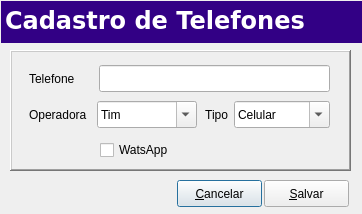
<?xml version="1.0" encoding="UTF-8"?>
<ui version="4.0">
 <class>Editphone</class>
 <widget class="QDialog" name="Editphone">
  <property name="geometry">
   <rect>
    <x>0</x>
    <y>0</y>
    <width>362</width>
    <height>214</height>
   </rect>
  </property>
  <property name="windowTitle">
   <string>Edit</string>
  </property>
  <widget class="QFrame" name="frame">
   <property name="geometry">
    <rect>
     <x>10</x>
     <y>50</y>
     <width>341</width>
     <height>121</height>
    </rect>
   </property>
   <property name="frameShape">
    <enum>QFrame::WinPanel</enum>
   </property>
   <property name="frameShadow">
    <enum>QFrame::Raised</enum>
   </property>
   <widget class="QLabel" name="Lblnumber">
    <property name="geometry">
     <rect>
      <x>19</x>
      <y>20</y>
      <width>59</width>
      <height>17</height>
     </rect>
    </property>
    <property name="text">
     <string>Telefone</string>
    </property>
   </widget>
   <widget class="QLineEdit" name="LnEdtnumber">
    <property name="geometry">
     <rect>
      <x>89</x>
      <y>15</y>
      <width>231</width>
      <height>27</height>
     </rect>
    </property>
   </widget>
   <widget class="QCheckBox" name="ChkBxwatsapp">
    <property name="geometry">
     <rect>
      <x>90</x>
      <y>89</y>
      <width>110</width>
      <height>22</height>
     </rect>
    </property>
    <property name="text">
     <string>WatsApp</string>
    </property>
   </widget>
   <widget class="QWidget" name="">
    <property name="geometry">
     <rect>
      <x>19</x>
      <y>50</y>
      <width>301</width>
      <height>29</height>
     </rect>
    </property>
    <layout class="QHBoxLayout" name="horizontalLayout">
     <item>
      <widget class="QLabel" name="Lbloperator">
       <property name="maximumSize">
        <size>
         <width>62</width>
         <height>16777215</height>
        </size>
       </property>
       <property name="text">
        <string>Operadora</string>
       </property>
      </widget>
     </item>
     <item>
      <widget class="SComboBox" name="CmbBxoperator">
       <property name="minimumSize">
        <size>
         <width>100</width>
         <height>27</height>
        </size>
       </property>
       <property name="editable">
        <bool>true</bool>
       </property>
       <property name="sizeAdjustPolicy">
        <enum>QComboBox::AdjustToContents</enum>
       </property>
       <item>
        <property name="text">
         <string>Tim</string>
        </property>
       </item>
       <item>
        <property name="text">
         <string>Oi</string>
        </property>
       </item>
       <item>
        <property name="text">
         <string>Claro</string>
        </property>
       </item>
       <item>
        <property name="text">
         <string>Vivo</string>
        </property>
       </item>
      </widget>
     </item>
     <item>
      <widget class="QLabel" name="Lbltype">
       <property name="maximumSize">
        <size>
         <width>25</width>
         <height>16777215</height>
        </size>
       </property>
       <property name="text">
        <string>Tipo</string>
       </property>
       <property name="alignment">
        <set>Qt::AlignRight|Qt::AlignTrailing|Qt::AlignVCenter</set>
       </property>
      </widget>
     </item>
     <item>
      <widget class="SComboBox" name="CmbBxtype">
       <property name="minimumSize">
        <size>
         <width>90</width>
         <height>27</height>
        </size>
       </property>
       <property name="editable">
        <bool>true</bool>
       </property>
       <property name="sizeAdjustPolicy">
        <enum>QComboBox::AdjustToContents</enum>
       </property>
       <item>
        <property name="text">
         <string>Celular</string>
        </property>
       </item>
       <item>
        <property name="text">
         <string>Casa</string>
        </property>
       </item>
       <item>
        <property name="text">
         <string>Trabalho</string>
        </property>
       </item>
      </widget>
     </item>
    </layout>
   </widget>
  </widget>
  <widget class="QFrame" name="topmenu">
   <property name="geometry">
    <rect>
     <x>1</x>
     <y>1</y>
     <width>801</width>
     <height>42</height>
    </rect>
   </property>
   <property name="minimumSize">
    <size>
     <width>0</width>
     <height>42</height>
    </size>
   </property>
   <property name="maximumSize">
    <size>
     <width>16777215</width>
     <height>42</height>
    </size>
   </property>
   <property name="styleSheet">
    <string notr="true">background-color: rgb(50, 0, 133);</string>
   </property>
   <property name="frameShadow">
    <enum>QFrame::Raised</enum>
   </property>
   <widget class="QLabel" name="labelStatus">
    <property name="enabled">
     <bool>false</bool>
    </property>
    <property name="geometry">
     <rect>
      <x>4</x>
      <y>0</y>
      <width>541</width>
      <height>39</height>
     </rect>
    </property>
    <property name="palette">
     <palette>
      <active>
       <colorrole role="WindowText">
        <brush brushstyle="SolidPattern">
         <color alpha="255">
          <red>255</red>
          <green>255</green>
          <blue>255</blue>
         </color>
        </brush>
       </colorrole>
       <colorrole role="Button">
        <brush brushstyle="SolidPattern">
         <color alpha="255">
          <red>50</red>
          <green>0</green>
          <blue>133</blue>
         </color>
        </brush>
       </colorrole>
       <colorrole role="Text">
        <brush brushstyle="SolidPattern">
         <color alpha="255">
          <red>255</red>
          <green>255</green>
          <blue>255</blue>
         </color>
        </brush>
       </colorrole>
       <colorrole role="ButtonText">
        <brush brushstyle="SolidPattern">
         <color alpha="255">
          <red>255</red>
          <green>255</green>
          <blue>255</blue>
         </color>
        </brush>
       </colorrole>
       <colorrole role="Base">
        <brush brushstyle="SolidPattern">
         <color alpha="255">
          <red>50</red>
          <green>0</green>
          <blue>133</blue>
         </color>
        </brush>
       </colorrole>
       <colorrole role="Window">
        <brush brushstyle="SolidPattern">
         <color alpha="255">
          <red>50</red>
          <green>0</green>
          <blue>133</blue>
         </color>
        </brush>
       </colorrole>
      </active>
      <inactive>
       <colorrole role="WindowText">
        <brush brushstyle="SolidPattern">
         <color alpha="255">
          <red>255</red>
          <green>255</green>
          <blue>255</blue>
         </color>
        </brush>
       </colorrole>
       <colorrole role="Button">
        <brush brushstyle="SolidPattern">
         <color alpha="255">
          <red>50</red>
          <green>0</green>
          <blue>133</blue>
         </color>
        </brush>
       </colorrole>
       <colorrole role="Text">
        <brush brushstyle="SolidPattern">
         <color alpha="255">
          <red>255</red>
          <green>255</green>
          <blue>255</blue>
         </color>
        </brush>
       </colorrole>
       <colorrole role="ButtonText">
        <brush brushstyle="SolidPattern">
         <color alpha="255">
          <red>255</red>
          <green>255</green>
          <blue>255</blue>
         </color>
        </brush>
       </colorrole>
       <colorrole role="Base">
        <brush brushstyle="SolidPattern">
         <color alpha="255">
          <red>50</red>
          <green>0</green>
          <blue>133</blue>
         </color>
        </brush>
       </colorrole>
       <colorrole role="Window">
        <brush brushstyle="SolidPattern">
         <color alpha="255">
          <red>50</red>
          <green>0</green>
          <blue>133</blue>
         </color>
        </brush>
       </colorrole>
      </inactive>
      <disabled>
       <colorrole role="WindowText">
        <brush brushstyle="SolidPattern">
         <color alpha="255">
          <red>255</red>
          <green>255</green>
          <blue>255</blue>
         </color>
        </brush>
       </colorrole>
       <colorrole role="Button">
        <brush brushstyle="SolidPattern">
         <color alpha="255">
          <red>50</red>
          <green>0</green>
          <blue>133</blue>
         </color>
        </brush>
       </colorrole>
       <colorrole role="Text">
        <brush brushstyle="SolidPattern">
         <color alpha="255">
          <red>255</red>
          <green>255</green>
          <blue>255</blue>
         </color>
        </brush>
       </colorrole>
       <colorrole role="ButtonText">
        <brush brushstyle="SolidPattern">
         <color alpha="255">
          <red>255</red>
          <green>255</green>
          <blue>255</blue>
         </color>
        </brush>
       </colorrole>
       <colorrole role="Base">
        <brush brushstyle="SolidPattern">
         <color alpha="255">
          <red>50</red>
          <green>0</green>
          <blue>133</blue>
         </color>
        </brush>
       </colorrole>
       <colorrole role="Window">
        <brush brushstyle="SolidPattern">
         <color alpha="255">
          <red>50</red>
          <green>0</green>
          <blue>133</blue>
         </color>
        </brush>
       </colorrole>
      </disabled>
     </palette>
    </property>
    <property name="font">
     <font>
      <family>Verdana</family>
      <pointsize>18</pointsize>
      <weight>75</weight>
      <bold>true</bold>
     </font>
    </property>
    <property name="styleSheet">
     <string/>
    </property>
    <property name="frameShape">
     <enum>QFrame::NoFrame</enum>
    </property>
    <property name="frameShadow">
     <enum>QFrame::Plain</enum>
    </property>
    <property name="lineWidth">
     <number>1</number>
    </property>
    <property name="text">
     <string>Cadastro de Telefones</string>
    </property>
    <property name="textFormat">
     <enum>Qt::AutoText</enum>
    </property>
    <property name="alignment">
     <set>Qt::AlignLeading|Qt::AlignLeft|Qt::AlignVCenter</set>
    </property>
    <property name="wordWrap">
     <bool>false</bool>
    </property>
    <property name="textInteractionFlags">
     <set>Qt::NoTextInteraction</set>
    </property>
   </widget>
  </widget>
  <widget class="QPushButton" name="PshBtnCancel">
   <property name="geometry">
    <rect>
     <x>177</x>
     <y>180</y>
     <width>85</width>
     <height>27</height>
    </rect>
   </property>
   <property name="text">
    <string>&amp;Cancelar</string>
   </property>
  </widget>
  <widget class="QPushButton" name="PshBtnSave">
   <property name="geometry">
    <rect>
     <x>264</x>
     <y>180</y>
     <width>85</width>
     <height>27</height>
    </rect>
   </property>
   <property name="text">
    <string>&amp;Salvar</string>
   </property>
  </widget>
 </widget>
 <customwidgets>
  <customwidget>
   <class>SComboBox</class>
   <extends>QComboBox</extends>
   <header location="global">scombobox.h</header>
  </customwidget>
 </customwidgets>
 <resources/>
 <connections/>
</ui>
